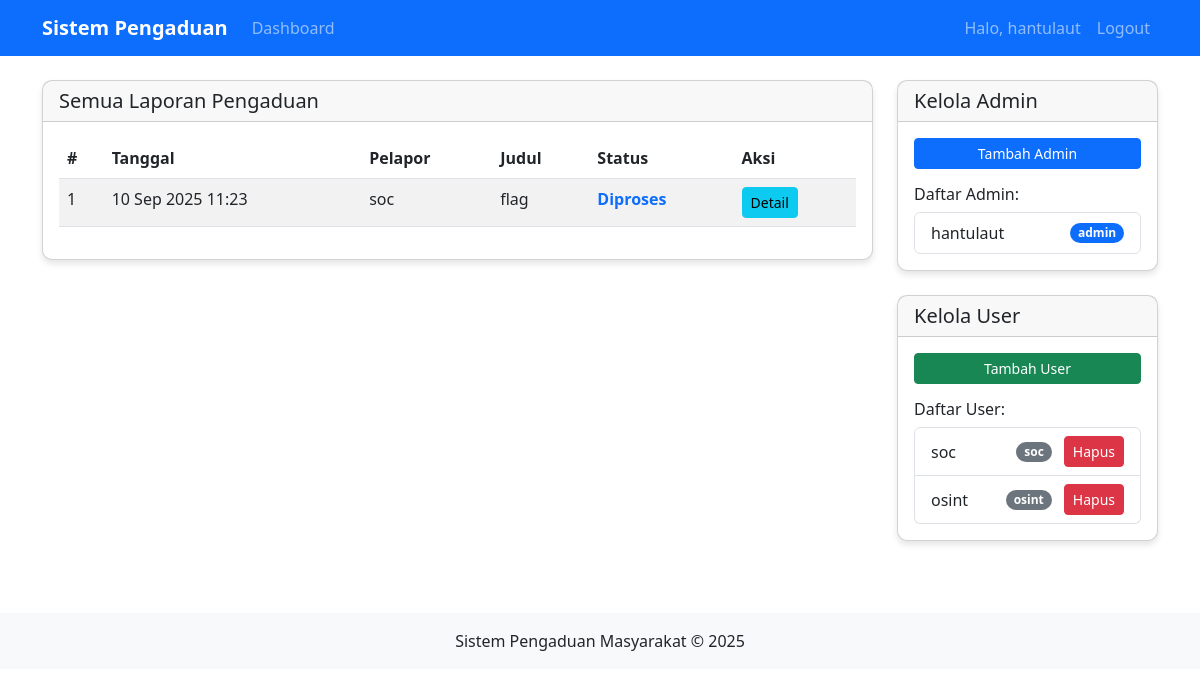
Page /admin/dashboard.php (signed in) on the committed database.
### tables this page shows
CREATE TABLE `laporan` (
  `id` int(11) NOT NULL,
  `user_id` int(11) NOT NULL,
  `judul` varchar(255) NOT NULL,
  `isi` text NOT NULL,
  `lokasi` varchar(255) DEFAULT NULL,
  `foto` varchar(255) DEFAULT NULL,
  `tanggal` datetime DEFAULT current_timestamp(),
  `status` enum('menunggu','diproses','selesai') DEFAULT 'menunggu'
);

CREATE TABLE `users` (
  `id` int(11) NOT NULL,
  `nama` varchar(100) NOT NULL,
  `username` varchar(50) NOT NULL,
  `password` varchar(255) NOT NULL,
  `level` enum('admin','user') NOT NULL
);

### admin/dashboard.php (the view, shortened to what this page needs)
<?php
include '../template/header.php';
include '../config/koneksi.php';
$query = "SELECT l.*, u.nama as nama_pelapor
          FROM laporan l
          JOIN users u ON l.user_id = u.id
          ORDER BY l.tanggal DESC";
$stmt = mysqli_prepare($koneksi, $query);
mysqli_stmt_execute($stmt);
$result = mysqli_stmt_get_result($stmt);
$admin_query = "SELECT id, nama, username FROM users WHERE level = 'admin'";
$admin_stmt = mysqli_prepare($koneksi, $admin_query);
mysqli_stmt_execute($admin_stmt);
$admin_result = mysqli_stmt_get_result($admin_stmt);
$user_query = "SELECT id, nama, username FROM users WHERE level = 'user'";
$user_stmt = mysqli_prepare($koneksi, $user_query);
mysqli_stmt_execute($user_stmt);
$user_result = mysqli_stmt_get_result($user_stmt);
?>
<div class="row">
    <div class="col-md-9">
        <div class="card mb-4">
            <div class="card-header d-flex justify-content-between align-items-center">
                <h5 class="mb-0">Semua Laporan Pengaduan</h5>
            </div>
            <div class="card-body">
                <?php if (mysqli_num_rows($result) > 0): ?>
                    <div class="table-responsive">
                        <table class="table table-striped">
                            <thead>
                                <tr>
                                    <th>#</th>
                                    <th>Tanggal</th>
                                    <th>Pelapor</th>
                                    <th>Judul</th>
                                    <th>Status</th>
                                    <th>Aksi</th>
                                </tr>
                            </thead>
                            <tbody>
                                <?php $no = 1; while ($row = mysqli_fetch_assoc($result)): ?>
                                    <tr>
                                        <td><?php echo htmlspecialchars($no++); ?></td>
                                        <td><?php echo htmlspecialchars(date('d M Y H:i', strtotime($row['tanggal']))); ?></td>
                                        <td><?php echo htmlspecialchars($row['nama_pelapor']); ?></td>
                                        <td><?php echo htmlspecialchars($row['judul']); ?></td>
                                        <td>
                                            <?php
                                            $status_class = '';
                                            if ($row['status'] == 'diproses') $status_class = 'status-diproses';
                                            ?>
                                            <span class="<?php echo htmlspecialchars($status_class); ?> fw-bold">
                                                <?php echo htmlspecialchars(ucfirst($row['status'])); ?>
                                            </span>
                                        </td>
                                        <td>
                                            <a href="detail_laporan.php?id=<?php echo htmlspecialchars($row['id']); ?>" class="btn btn-sm btn-info">Detail</a>
                                        </td>
                                    </tr>
                                <?php endwhile; ?>
                            </tbody>
                        </table>
                    </div>
                <?php else: ?>
                    <div class="alert alert-info">Belum ada laporan pengaduan.</div>
                <?php endif; ?>
            </div>
        </div>
    </div>
    <div class="col-md-3">
        <div class="card mb-4">
            <div class="card-header">
                <h5 class="mb-0">Kelola Admin</h5>
            </div>
            <div class="card-body">
                <button type="button" class="btn btn-primary btn-sm w-100 mb-3" data-bs-toggle="modal" data-bs-target="#tambahAdminModal">
                    Tambah Admin
                </button>
                <h6>Daftar Admin:</h6>
                <ul class="list-group">
                    <?php while ($admin = mysqli_fetch_assoc($admin_result)): ?>
                        <li class="list-group-item d-flex justify-content-between align-items-center">
                            <?php echo htmlspecialchars($admin['nama']); ?>
                            <span class="badge bg-primary rounded-pill"><?php echo htmlspecialchars($admin['username']); ?></span>
                        </li>
                    <?php endwhile; ?>
                </ul>
            </div>
        </div>
        <div class="card mb-4">
            <div class="card-header">
                <h5 class="mb-0">Kelola User</h5>
            </div>
            <div class="card-body">
                <button type="button" class="btn btn-success btn-sm w-100 mb-3" data-bs-toggle="modal" data-bs-target="#tambahUserModal">
                    Tambah User
                </button>
                <h6>Daftar User:</h6>
                <ul class="list-group">
                    <?php while ($user = mysqli_fetch_assoc($user_result)): ?>
                        <li class="list-group-item d-flex justify-content-between align-items-center">
                            <?php echo htmlspecialchars($user['nama']); ?>
                            <div>
                                <span class="badge bg-secondary rounded-pill me-2"><?php echo htmlspecialchars($user['username']); ?></span>
                                <a href="?hapus_user=<?php echo htmlspecialchars($user['id']); ?>" class="btn btn-sm btn-danger" onclick="return confirm('Yakin ingin menghapus user ini?')">Hapus</a>
                            </div>
                        </li>
                    <?php endwhile; ?>
                </ul>
            </div>
        </div>
    </div>
</div>
<?php
include '../template/footer.php';
?>

### template/header.php (style rules this page uses)
.card { border-radius: 10px; box-shadow: 0 4px 6px rgba(0, 0, 0, 0.1); }
.status-diproses { color: #0d6efd; }

### rows in the picture
laporan: tanggal "10 Sep 2025 11:23", user.nama "soc", judul "flag", status "Diproses"
users: nama "hantulaut", username "admin"
users: nama "soc", username "soc"
users: nama "osint", username "osint"

### other values in the picture
$_SESSION['nama'] "hantulaut"
